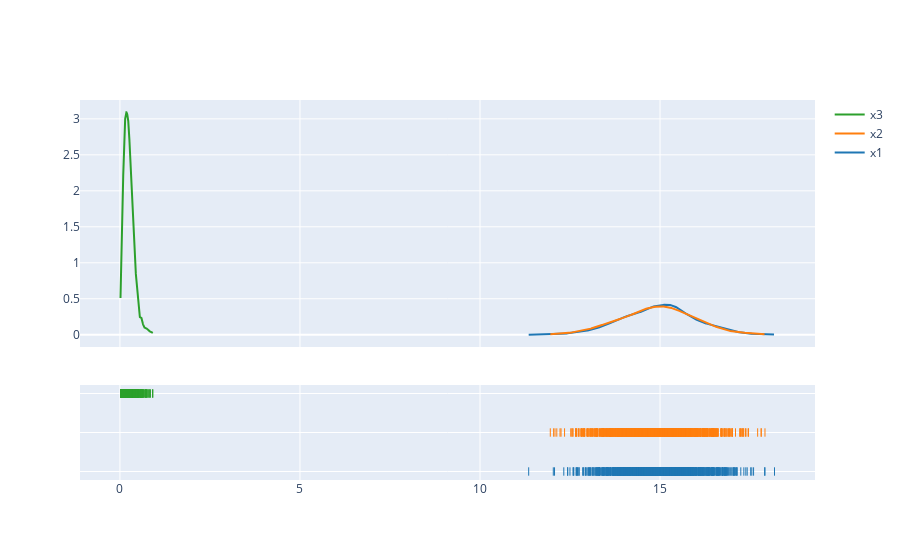

The code cell stored with this chart in its notebook:
### Code cell
rng = Generator(PCG64(seed=42))

x1 = rng.normal(loc=15, scale=1, size=1000)
x2 = rng.normal(loc=15, scale=1, size=1000)

# LN — логнормальное распределение (mean=1, sigma=0.5)
x3 = rng.gamma(shape=3, scale=0.08, size=1000)
ff.create_distplot(
    [x1, x2, x3],
    ["x1", "x2", "x3"],
    show_hist=False
)

### Figure 1 — Plotly figure (JSON) as saved in the notebook; plotly's stock layout.template omitted (floating-point values rounded to 4 significant figures; data arrays with more than 128 entries replaced by an {"elided": "..."} marker saying what was removed)
{"data": [{"legendgroup": "x1", "marker": {"color": "rgb(31, 119, 180)"}, "mode": "lines", "name": "x1", "showlegend": true, "type": "scatter", "x": {"elided": "500 float values"}, "xaxis": "x", "y": {"elided": "500 float values"}, "yaxis": "y"}, {"legendgroup": "x2", "marker": {"color": "rgb(255, 127, 14)"}, "mode": "lines", "name": "x2", "showlegend": true, "type": "scatter", "x": {"elided": "500 float values"}, "xaxis": "x", "y": {"elided": "500 float values"}, "yaxis": "y"}, {"legendgroup": "x3", "marker": {"color": "rgb(44, 160, 44)"}, "mode": "lines", "name": "x3", "showlegend": true, "type": "scatter", "x": {"elided": "500 float values"}, "xaxis": "x", "y": {"elided": "500 float values"}, "yaxis": "y"}, {"legendgroup": "x1", "marker": {"color": "rgb(31, 119, 180)", "symbol": "line-ns-open"}, "mode": "markers", "name": "x1", "showlegend": false, "type": "scatter", "x": {"elided": "1000 float values"}, "xaxis": "x", "y": {"elided": "1000 str values"}, "yaxis": "y2"}, {"legendgroup": "x2", "marker": {"color": "rgb(255, 127, 14)", "symbol": "line-ns-open"}, "mode": "markers", "name": "x2", "showlegend": false, "type": "scatter", "x": {"elided": "1000 float values"}, "xaxis": "x", "y": {"elided": "1000 str values"}, "yaxis": "y2"}, {"legendgroup": "x3", "marker": {"color": "rgb(44, 160, 44)", "symbol": "line-ns-open"}, "mode": "markers", "name": "x3", "showlegend": false, "type": "scatter", "x": {"elided": "1000 float values"}, "xaxis": "x", "y": {"elided": "1000 str values"}, "yaxis": "y2"}], "layout": {"barmode": "overlay", "hovermode": "closest", "legend": {"traceorder": "reversed"}, "xaxis": {"anchor": "y2", "domain": [0, 1], "zeroline": false}, "yaxis": {"anchor": "free", "domain": [0.35, 1], "position": 0}, "yaxis2": {"anchor": "x", "domain": [0, 0.25], "dtick": 1, "showticklabels": false}}}
